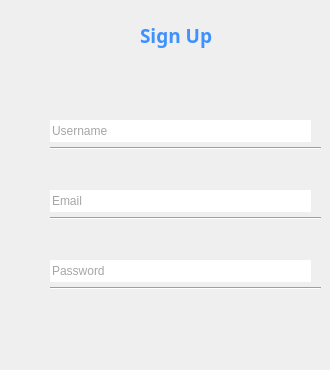
         <widget class="QWidget" name="Register">
          <widget class="QLabel" name="titleSignUp">
           <property name="geometry">
            <rect>
             <x>140</x>
             <y>20</y>
             <width>81</width>
             <height>31</height>
            </rect>
           </property>
           <property name="font">
            <font>
             <family>Bahnschrift SemiBold</family>
             <pointsize>14</pointsize>
             <weight>75</weight>
             <bold>true</bold>
            </font>
           </property>
           <property name="styleSheet">
            <string notr="true">color: rgb(62, 145, 255);</string>
           </property>
           <property name="text">
            <string>Sign Up</string>
           </property>
          </widget>
          <widget class="QLineEdit" name="usenameEnter">
           <property name="geometry">
            <rect>
             <x>50</x>
             <y>120</y>
             <width>261</width>
             <height>22</height>
            </rect>
           </property>
           <property name="styleSheet">
            <string notr="true">color: rgb(167, 165, 165);</string>
           </property>
           <property name="text">
            <string>Username</string>
           </property>
           <property name="frame">
            <bool>false</bool>
           </property>
          </widget>
          <widget class="Line" name="line_4">
           <property name="geometry">
            <rect>
             <x>50</x>
             <y>140</y>
             <width>271</width>
             <height>16</height>
            </rect>
           </property>
           <property name="styleSheet">
            <string notr="true">color: rgb(167, 165, 165);</string>
           </property>
           <property name="orientation">
            <enum>Qt::Horizontal</enum>
           </property>
          </widget>
          <widget class="Line" name="line_3">
           <property name="geometry">
            <rect>
             <x>50</x>
             <y>210</y>
             <width>271</width>
             <height>16</height>
            </rect>
           </property>
           <property name="styleSheet">
            <string notr="true">color: rgb(167, 165, 165);</string>
           </property>
           <property name="orientation">
            <enum>Qt::Horizontal</enum>
           </property>
          </widget>
          <widget class="QPushButton" name="regButton">
           <property name="geometry">
            <rect>
             <x>145</x>
             <y>310</y>
             <width>61</width>
             <height>51</height>
            </rect>
           </property>
           <property name="icon">
            <iconset resource="images_and_icons/SignInRegPage.qrc">
             <normaloff>:/Main/SignInRegPage/EnterButton.png</normaloff>:/Main/SignInRegPage/EnterButton.png</iconset>
           </property>
           <property name="iconSize">
            <size>
             <width>60</width>
             <height>60</height>
            </size>
           </property>
           <property name="flat">
            <bool>true</bool>
           </property>
          </widget>
          <widget class="QLineEdit" name="PasswordEnter_2">
           <property name="geometry">
            <rect>
             <x>50</x>
             <y>190</y>
             <width>261</width>
             <height>22</height>
            </rect>
           </property>
           <property name="styleSheet">
            <string notr="true">color: rgb(167, 165, 165);</string>
           </property>
           <property name="text">
            <string>Email</string>
           </property>
           <property name="frame">
            <bool>false</bool>
           </property>
          </widget>
          <widget class="QLineEdit" name="emailEnter_3">
           <property name="geometry">
            <rect>
             <x>50</x>
             <y>260</y>
             <width>261</width>
             <height>22</height>
            </rect>
           </property>
           <property name="styleSheet">
            <string notr="true">color: rgb(167, 165, 165);</string>
           </property>
           <property name="text">
            <string>Password</string>
           </property>
           <property name="frame">
            <bool>false</bool>
           </property>
          </widget>
          <widget class="Line" name="line_5">
           <property name="geometry">
            <rect>
             <x>50</x>
             <y>280</y>
             <width>271</width>
             <height>16</height>
            </rect>
           </property>
           <property name="styleSheet">
            <string notr="true">color: rgb(167, 165, 165);</string>
           </property>
           <property name="orientation">
            <enum>Qt::Horizontal</enum>
           </property>
          </widget>
         </widget>
